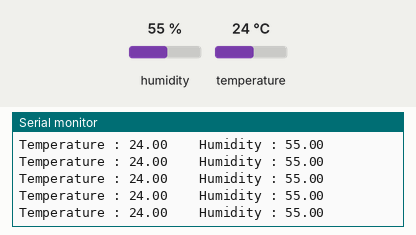
This sketch was run on a simulated ESP32. Parts: the last lines printed to the serial monitor. Inputs (shaded band) come from the test bench; at power-on: humidity 55 %, temperature 24 °C. WiFi joins after 1.5 s; servers stay silent unless stated.

Above: at 3.0 s.
3.1 s: humidity set to 22 %
At 4.21 s:
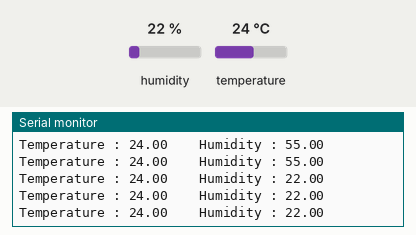
4.6 s: temperature set to 12 °C
6.1 s: humidity set to 40 %
At 6.31 s:
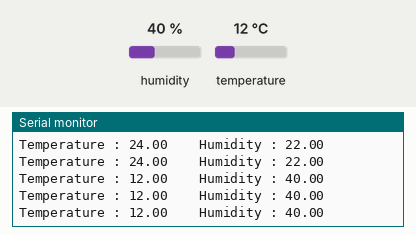
Timing chart, 0 to 9.1 s (numbered marks = the images above; inputs shaded):
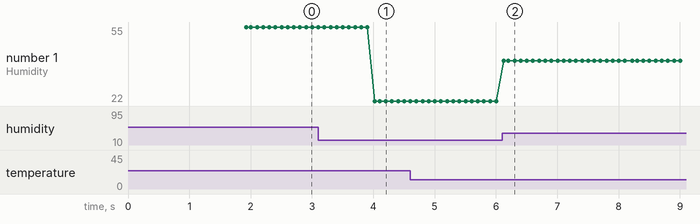

Measured:
- after the input at 3.1 s, the serial monitor: prints a new line after 0.93 s (image 1)
- after the input at 6.1 s, the serial monitor: prints a new line at once (image 2)
- plotted number 1: 55 → 22 after the input at 3.1 s, 22 → 40 after the input at 6.1 s

The sketch:

sketch_jul18b.ino
```cpp
//
#define BLYNK_TEMPLATE_ID "TMPL6WyoeKI8Z"
#define BLYNK_TEMPLATE_NAME "Temperature and Humadity Monitor"
#define BLYNK_AUTH_TOKEN "6iM8tY7l2-5QPoMq2r_bVdIXQui-36YO"

#define BLYNK_PRINT Serial
#include <WiFi.h>
//#include <ESP8266WiFi.h>
#include <BlynkSimpleEsp32.h>

#include <DHT.h>


char auth[] = BLYNK_AUTH_TOKEN;

char ssid[] = "Kontrakan jaya lt2";  // type your wifi name
char pass[] = "3w3p4k54_";  // type your wifi password

BlynkTimer timer;


#define DHTPIN 27 //Connect Out pin to D2 in NODE MCU
#define DHTTYPE DHT11
DHT dht(DHTPIN, DHTTYPE);


void sendSensor()
{
  float h = dht.readHumidity();
  float t = dht.readTemperature(); // or dht.readTemperature(true) for Fahrenheit

  if (isnan(h) || isnan(t)) {
    Serial.println("Failed to read from DHT sensor!");
    return;
  }
  // You can send any value at any time.
  // Please don't send more that 10 values per second.
    Blynk.virtualWrite(V0, t);
    Blynk.virtualWrite(V1, h);
    Serial.print("Temperature : ");
    Serial.print(t);
    Serial.print("    Humidity : ");
    Serial.println(h);
}
void setup()
{

  Serial.begin(115200);


  Blynk.begin(auth, ssid, pass);
  dht.begin();
  timer.setInterval(100L, sendSensor);

  }

void loop()
{
  Blynk.run();
  timer.run();
 }
```
